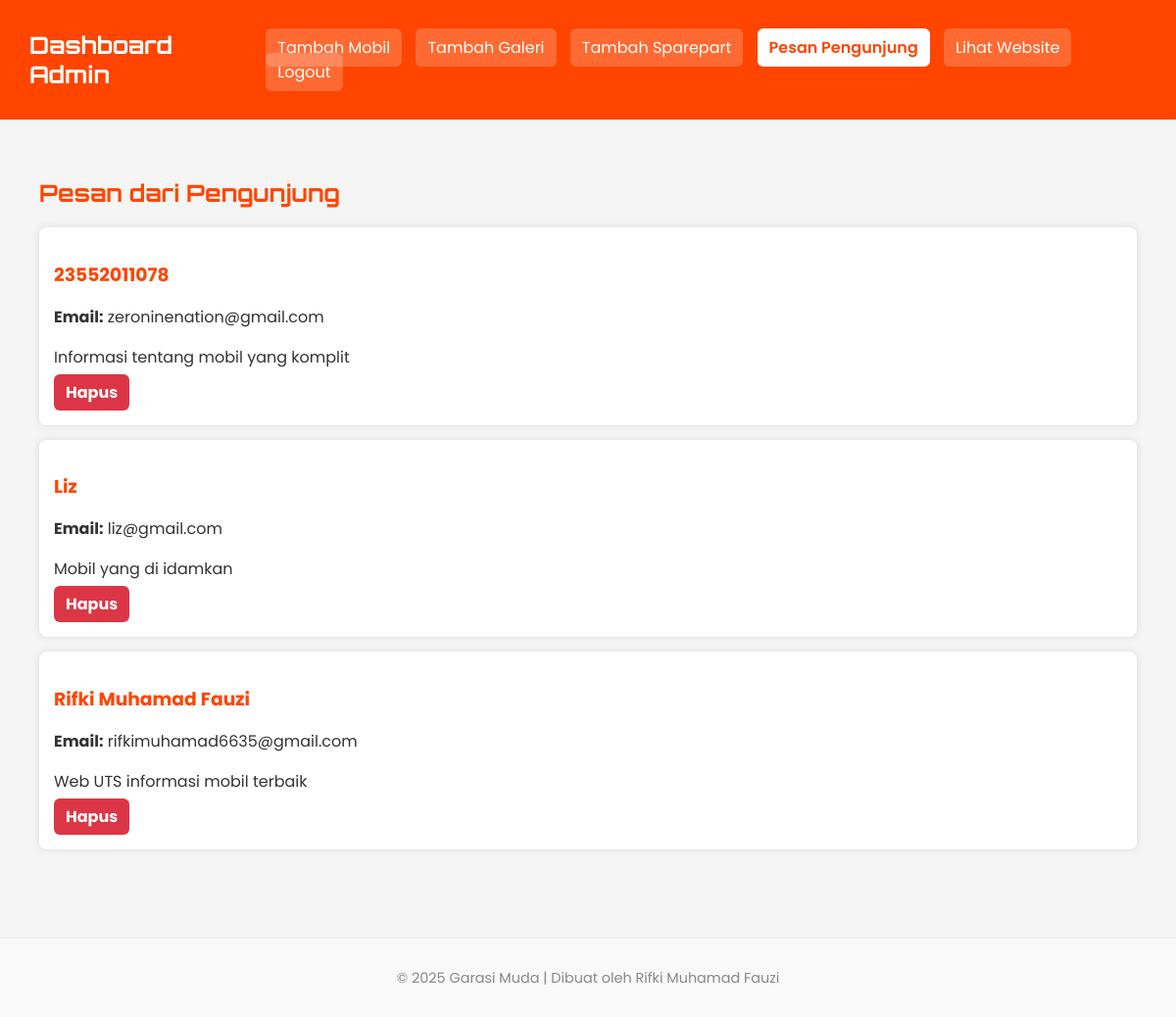
The app's page /admin/admin_contact.php (signed in) with its own data.
### tables this page shows
CREATE TABLE `contacts` (
  `id` int(11) NOT NULL,
  `nama` varchar(100) DEFAULT NULL,
  `email` varchar(100) DEFAULT NULL,
  `pesan` text DEFAULT NULL
);

### admin/admin_contact.php (the view, shortened to what this page needs)
<?php
include '../config/database.php';
$stmt = $pdo->query("SELECT * FROM contacts ORDER BY id DESC");
$contacts = $stmt->fetchAll(PDO::FETCH_ASSOC);
?>
<!DOCTYPE html>
<html lang="id">
<head>
    <link rel="stylesheet" href="../assets/css/admin.css?v=5">
</head>
<body>
    <div class="admin-header">
        <h1>Dashboard Admin</h1>
        <div class="nav-links">
            <a href="admin.php">Tambah Mobil</a>
            <a href="admin_gallery.php">Tambah Galeri</a>
            <a href="admin_sparepart.php">Tambah Sparepart</a>
            <a href="admin_contact.php" class="active">Pesan Pengunjung</a>
            <a href="../index.php" target="_blank">Lihat Website</a>
            <a href="#" id="logoutBtn">Logout</a>
        </div>
    </div>
    <section class="admin-section fade-in">
        <h2>Pesan dari Pengunjung</h2>
        <div class="message-list">
            <?php if (count($contacts) > 0): ?>
                <?php foreach ($contacts as $c): ?>
                    <div class="message-card">
                        <h3><?= htmlspecialchars($c['nama']) ?></h3>
                        <p><strong>Email:</strong> <?= htmlspecialchars($c['email']) ?></p>
                        <p><?= nl2br(htmlspecialchars($c['pesan'])) ?></p>
                        <a href="#" class="btn-delete" data-id="<?= $c['id'] ?>" data-type="contact">Hapus</a>
                    </div>
                <?php endforeach; ?>
            <?php else: ?>
                <p>Belum ada pesan masuk.</p>
            <?php endif; ?>
        </div>
    </section>
    <footer>
        <p>© 2025 Garasi Muda | Dibuat oleh Rifki Muhamad Fauzi</p>
    </footer>
</body>
</html>

### assets/css/admin.css (style rules this page uses)
body { background: #f5f5f5; font-family: 'Poppins', sans-serif; color: #333; margin: 0; padding: 0; }
footer { text-align: center; color: #999; font-size: 0.9rem; margin-top: 40px; }
.admin-header { background: #ff4500; color: white; padding: 15px 30px; display: flex; justify-content: space-between; align-items: center; }
.admin-header h1 { font-family: 'Orbitron', sans-serif; font-size: 1.5rem; }
.nav-links a { color: white; text-decoration: none; margin-left: 10px; background: rgba(255, 255, 255, 0.2); padding: 8px 12px; border-radius: 6px; transition: 0.3s; }
.nav-links a.active { background: white; color: #ff4500; font-weight: 600; }
.admin-section { padding: 40px; }
.admin-section h2 { color: #ff4500; font-family: 'Orbitron', sans-serif; }
.btn-delete { padding: 6px 12px; border-radius: 6px; text-decoration: none; font-weight: 600; transition: 0.3s; font-family: 'Poppins', sans-serif; background: #dc3545; color: white; }
footer { text-align: center; color: #888; font-size: 0.9rem; padding: 15px 0; background: #f9f9f9; margin-top: 50px; border-top: 1px solid #eee; }
.message-list { display: flex; flex-direction: column; gap: 15px; }
.message-card { background: #fff; border-radius: 8px; padding: 15px; box-shadow: 0 0 8px rgba(0, 0, 0, 0.1); color: #333; transition: 0.3s; }
.message-card h3 { color: #ff4500; margin-bottom: 5px; }
.message-card p { margin-bottom: 5px; }
.message-card .btn-delete { display: inline-block; background: #dc3545; color: #fff; padding: 6px 12px; border-radius: 6px; text-decoration: none; font-weight: bold; transition: 0.3s; }

### records on screen
contacts: nama "23552011078", email "zeroninenation@gmail.com", pesan "Informasi tentang mobil yang komplit"
contacts: nama "Liz", email "liz@gmail.com", pesan "Mobil yang di idamkan"
contacts: nama "Rifki Muhamad Fauzi", email "rifkimuhamad6635@gmail.com", pesan "Web UTS informasi mobil terbaik"
